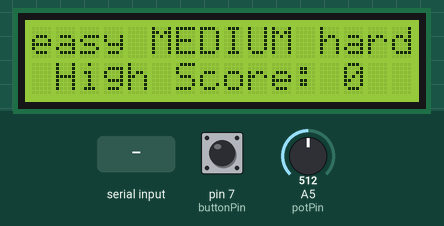
Simulated run of this sketch. Board: Arduino Uno, built with avr-gcc and run on an emulated ATmega328P. Shown: 16×2 character LCD. The test bench sets the inputs (shaded band); at power-on: pin 7 (buttonPin) LOW, A5 (potPin) = 512. What the sketch prints to the serial monitor is not drawn.

Above: at 1.2 s.
1.3 s: pin 7 (buttonPin) pulled HIGH for 0.15 s
At 2.8 s:
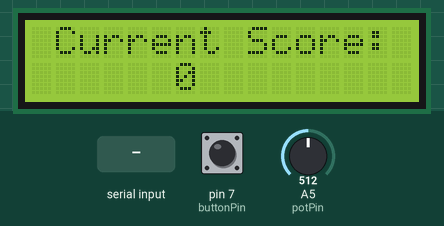
3.1 s: "90,45\n" received over Serial
At 4.3 s:
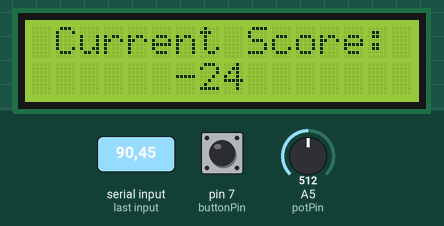
4.9 s: "30,150\n" received over Serial
At 5.7 s:
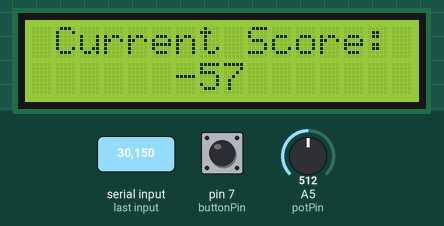
Timing chart, 0 to 7.9 s (numbered marks = the images above; inputs shaded):
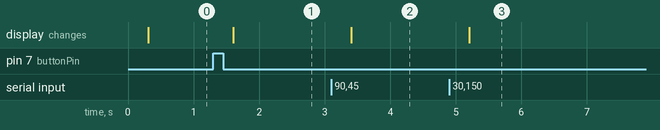

The sketch:

FlashBack-Arduino2.ino
```cpp
// MaryJo Santos, UIN: 662163618, netID: msant22
// Zainab Zaneer, UIN: 679493513, netID: zzane2
// CS 362 – Computer Design Course Project Fall 2024
// FlashBack - a memory game

// Abstract
  // FlashBack is a memory game where players must mimic sequences
  // of LED lights using buttons to progress through rounds.
  // The game features adjustable difficulty levels, high score
  // tracking, and a visual score display via an LCD. This project
  // integrates LEDs, buttons, a potentiometer and an LCD, to create
  // a challenging and customizable memory game experience.

// CODE FOR ARDUINO 2
// Game display and start: LCD, Potentiometer and start Button

#include <LiquidCrystal.h>

// PIN & STATE INITIALIZATION ---------------------------

// initialize the library by associating any needed LCD interface pin
// with the arduino pin number it is connected to
const int rs = 12, en = 11, d4 = 5, d5 = 4, d6 = 3, d7 = 2;
LiquidCrystal lcd(rs, en, d4, d5, d6, d7);

// Potentiometer
int potPin = A5;

// Button
int buttonPin = 7;
int prevButtonState = LOW;

// OTHER VARS ---------------------------

// Variable to read incoming serial data into
int incomingByte;

// Keeping track of time, instead of using delay()
unsigned long previousMillis = 0;

// Game Play Vars

// Track status of game (currently playing or not)
bool inGame = false;

// Track game difficulty, number also assigned to length of pattern ( 4 : easy, 6 : medium, 8 : hard)
int gameDiff = 0;

// Store the current game score
int currScore = 0;

// Store the high score
int highScore = 0;


void setup() {
  // INITTIALIZE INPUTS/OUTPUTS & STATES ---------------------------

  // LCD
  lcd.begin(16, 2);

  // Button
  pinMode(buttonPin, INPUT);

  // Initialize serial communication
  Serial.begin(9600);

}

// Loop basics:

  // 1. Read in any serial data
    // F -> game end
    // number -> increment score by num

  // 2. if button pressed and game not yet started
    // start game, send signal

  // 3. LCD display in intervals:
    // if inGame false, not in game
      // update difficulty display based on pot
      // display high score
    // if inGame true, game being played
      // display current score

void loop() {
  // 1. Read in any incoming serial data --------------------------------
  readSerialData();

  // 2. Check for button press --------------------------------
  checkButtons();

  // 3. update display in intervals for visibility --------------------------------

  unsigned long currentMillis = millis();
  if (currentMillis - previousMillis >= 300) {

    // Check if game is not being played
    if (!inGame) {
      // display game settings, according to what level is currently selected
      displayGameSettings();

    } else if (inGame) {  // If game is currently being played
      displayGameScreen();
    }

    // Update time
    previousMillis = currentMillis;
  }

}

// utilize time to display lights and transhitions in timely matter
void wait(long interval) {
  previousMillis = millis();
  unsigned long currentMillis = millis();
  while (currentMillis - previousMillis < interval) { currentMillis = millis(); }
}

// Read in and respond to incoming serial data
void readSerialData() {
  if (Serial.available() > 0) {
    // read the oldest byte in the serial buffer:
    incomingByte = Serial.read();

    // if it's a capital F (Finish), set inGame to false to terminate game
    if (incomingByte == 'F') {
      inGame = false;

    } else { // read 4/6/8, player scored points. increment curr score accodingly
      // convert from ASCII digit to integer
      incomingByte = incomingByte - '0';
      // add scored points to total current game points
      currScore += incomingByte;

      // compare and update highScore accordingly
      if (currScore > highScore) { highScore = currScore; }
    }

  }
}

// check button for any presses
void checkButtons() {
  int buttonState = digitalRead(buttonPin); // get current state of button
  // if button state has changed (button pressed down)
  if (buttonState == HIGH && prevButtonState == LOW) {
    wait(50); // debounce

    while (buttonState == HIGH) { buttonState = digitalRead(buttonPin); }

    // check if new state is low: if button was released
    // and game is not in progress
    if (buttonState == LOW && !inGame) {
      // allow game to start
      inGame = true;
      // reset current game score
      currScore = 0;
      // Output chosen game difficulty
      Serial.print(gameDiff);

    }
  }
}

// display game settings on LCD
void displayGameSettings() {
  int potVal = analogRead(potPin);   // read the potentiometer value at the input pin

  // initialize display text
  char line1[] = "easy medium hard";
  char line2[15];
  sprintf(line2, " High Score: %d", highScore);

  // use potVal to determin what level is currently selected
    // 0 - 333 : easy, 333 - 666 : medium, 666+ : hard
  if (potVal < 333) { // easy (gameDiff = 4)
    gameDiff = 4; // set game pattern length

    strcpy(line1, "EASY medium hard"); // Adjust display

  } else if (333 < potVal && potVal < 666) { // medium (gameDiff = 6)
    gameDiff = 6; // set game pattern length

    strcpy(line1, "easy MEDIUM hard"); // Adjust display

  } else if (666 < potVal) { // hard (gameDiff = 8)
    gameDiff = 8; // set game pattern length

    strcpy(line1, "easy medium HARD"); // Adjust display
  }

  // output text
  lcd.clear();
  lcd.setCursor(0, 0);
  lcd.print(line1);
  lcd.setCursor(0, 1);
  lcd.print(line2);
}

// display for while in game
void displayGameScreen() {
  lcd.clear();
  lcd.setCursor(0, 0);
  lcd.print(" Current Score:");

  // Display current score
  char line2[15];
  sprintf(line2, "      %d", currScore);
  lcd.setCursor(0, 1);
  lcd.print(line2);
}
```

Measured:
- after the input at 1.3 s, the display: changes after 0.31 s (image 1)
- after the input at 3.1 s, the display: changes after 0.31 s (image 2)
- after the input at 4.9 s, the display: changes after 0.31 s (image 3)
